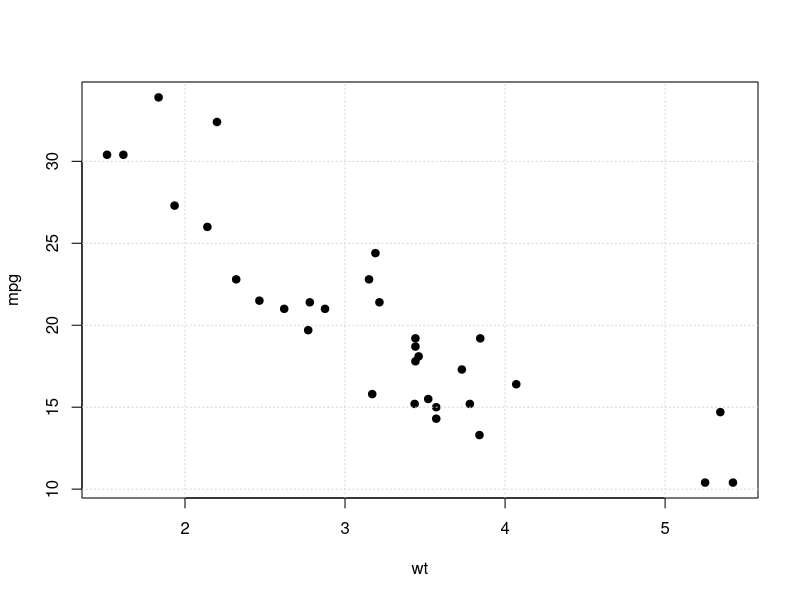
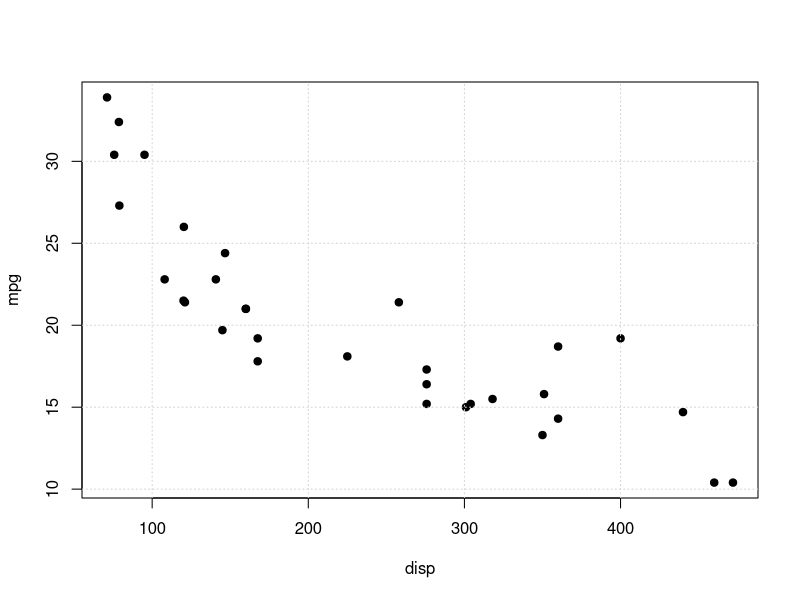
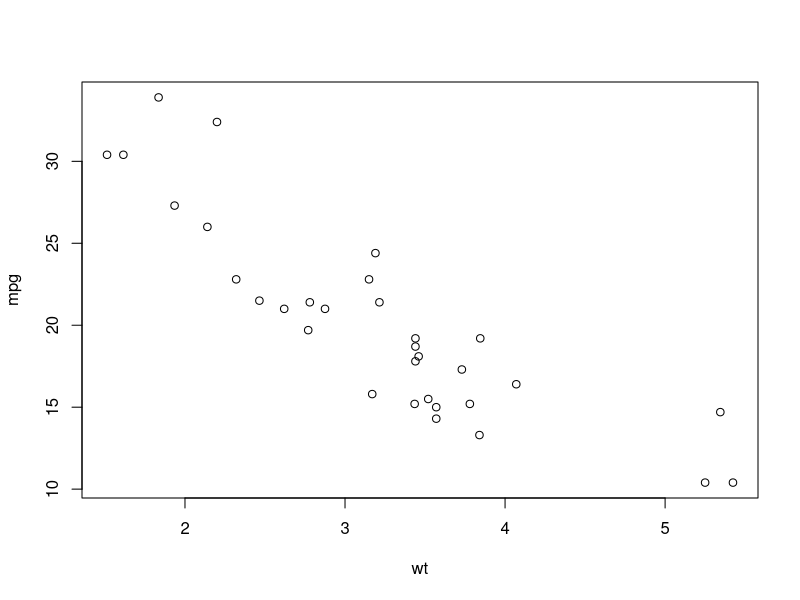
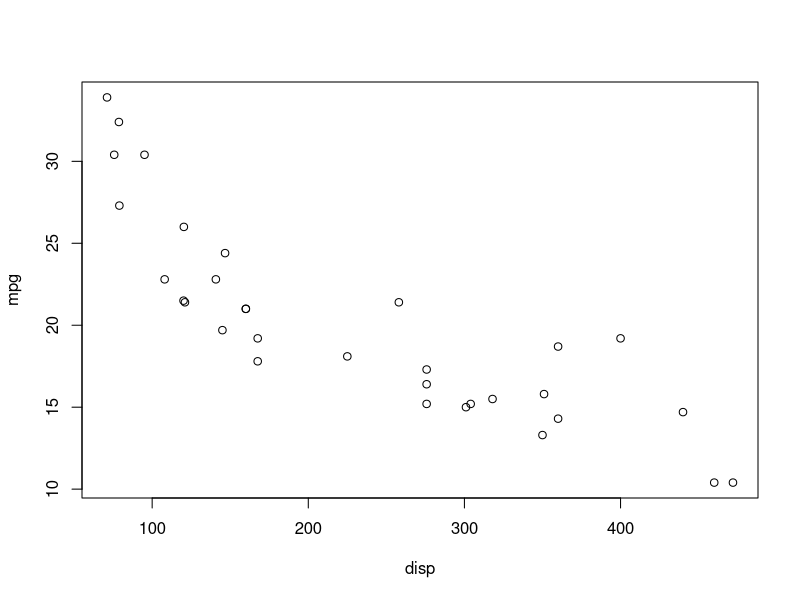

Write the R code that produced these figures, in order.
## ---- chunk 1
knitr::opts_chunk$set(echo = TRUE)
## ---- chunk 2
data(mtcars)
## ---- chunk 3
head(mtcars)
## ---- chunk 4
plot(mpg~wt,data=mtcars,pch=19)
grid()
## ---- chunk 5
cor(mtcars$mpg,mtcars$wt)
## ---- chunk 6
model1 <- lm(mpg ~ wt, data = mtcars)

summary(model1)
## ---- chunk 7
newData=data.frame(wt=3.050, disp=122)
print(predict(model1,newData,interval='predict'))
## ---- chunk 8
plot(mpg~disp,data=mtcars,pch=19)
grid()
## ---- chunk 9
cor(mtcars$mpg,mtcars$wt)
## ---- chunk 10
model2 <- lm(mpg ~ disp, data = mtcars)
summary(model2)
## ---- chunk 11
plot(mpg ~ wt+disp, data = mtcars)
## ---- chunk 12
model3= lm(mpg ~ wt+disp, data = mtcars)
summary(model3)
## ---- chunk 13
summary(model3)
## ---- chunk 14
anova_result <- anova(model2, model3)
print(anova_result)
